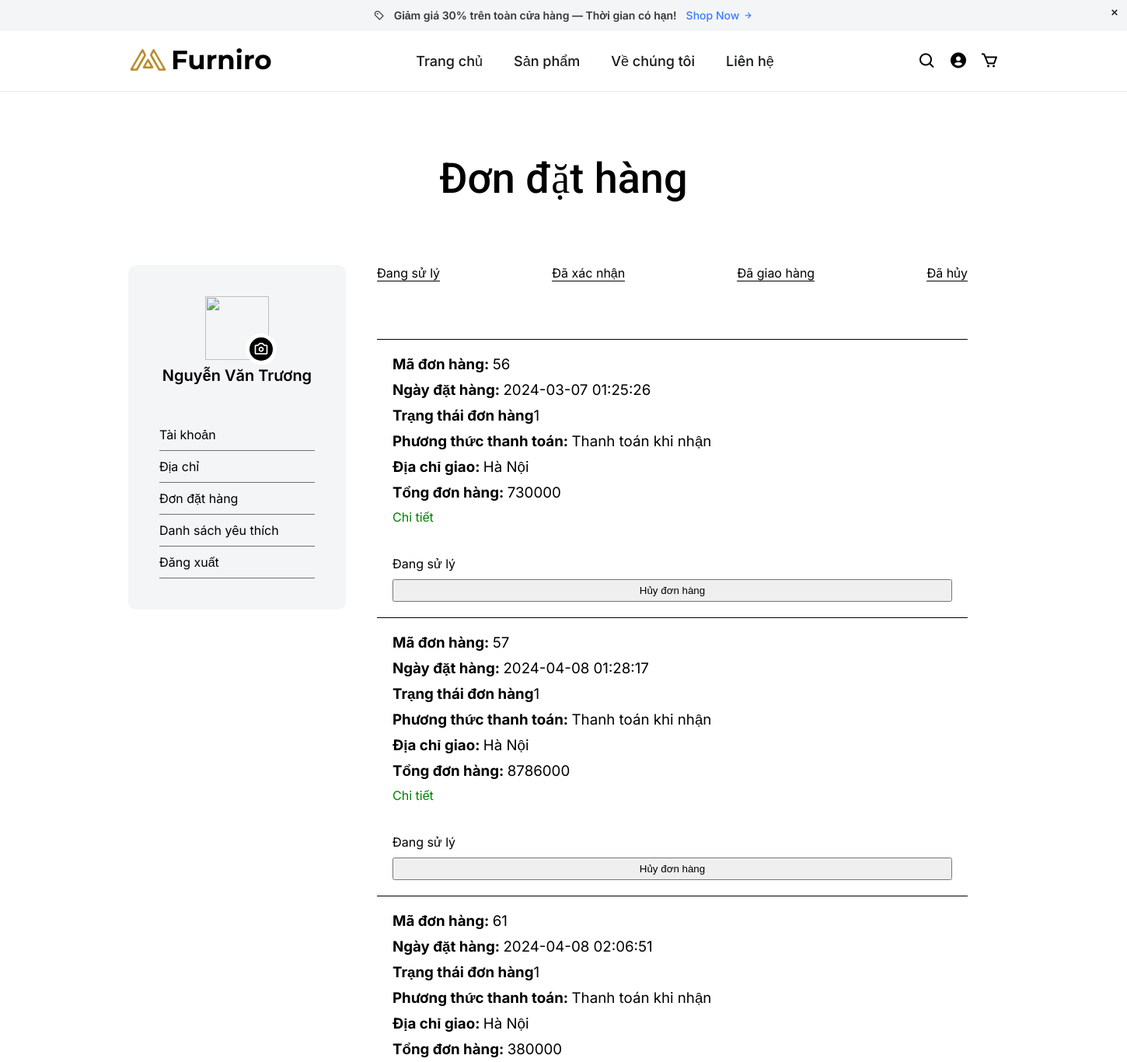
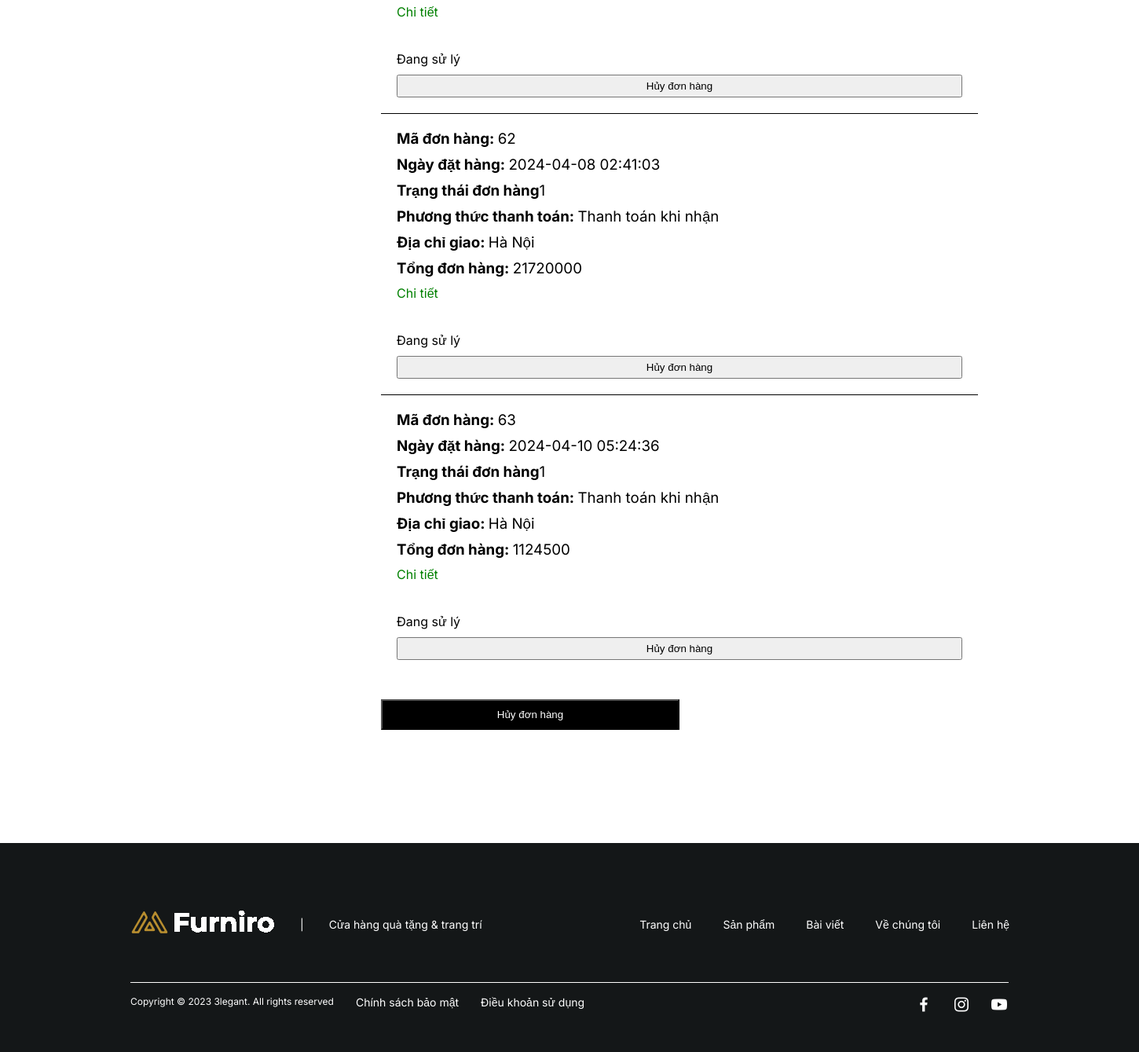
Screenshot of /index.php?act=donhang&id=28&tt=1 (signed in) with the database file from the repository (2 pictures, top to bottom).
### tables this page shows
CREATE TABLE `taikhoan` (
  `MaTaiKhoan` int(11) NOT NULL,
  `Ten` varchar(255) NOT NULL,
  `Email` varchar(255) NOT NULL,
  `SoDienThoai` varchar(20) DEFAULT NULL,
  `DiaChi` varchar(255) DEFAULT NULL,
  `TenDangNhap` varchar(255) NOT NULL,
  `MatKhau` varchar(255) NOT NULL,
  `VaiTro` tinyint(1) NOT NULL DEFAULT 0
);

CREATE TABLE `donhang` (
  `MaDonHang` int(11) NOT NULL,
  `MaKhachHang` int(11) NOT NULL,
  `NgayDatHang` datetime NOT NULL,
  `NgayGiaoHang` datetime DEFAULT NULL,
  `TrangThaiDonHang` varchar(20) NOT NULL,
  `PhuongThucThanhToan` varchar(20) NOT NULL,
  `DiaChiGiaoHang` varchar(255) NOT NULL,
  `MaGiamGia` int(11) DEFAULT NULL,
  `TongDonHang` int(255) NOT NULL,
  `MaVanChuyen` int(11) NOT NULL
);

### model/pdo.php (called while the page is built, shortened)
<?php
function pdo_get_connection()
{
    $dburl = "mysql:host=localhost;dbname=d1;charset=utf8";
    $username = 'root';
    $password = '';
    $conn = new PDO($dburl, $username, $password);
    $conn->setAttribute(PDO::ATTR_ERRMODE, PDO::ERRMODE_EXCEPTION);
    return $conn;
}
function pdo_query($sql)
{
    $sql_args = array_slice(func_get_args(), 1);
    try {
        $conn = pdo_get_connection();
        $stmt = $conn->prepare($sql);
        $stmt->execute($sql_args);
        $rows = $stmt->fetchAll();
        return $rows;
    } catch (PDOException $e) {
        throw $e;
    } finally {
        unset($conn);
    }
}
function pdo_query_one($sql)
{
    $sql_args = array_slice(func_get_args(), 1);
    try {
        $conn = pdo_get_connection();
        $stmt = $conn->prepare($sql);
        $stmt->execute($sql_args);
        $row = $stmt->fetch(PDO::FETCH_ASSOC);
        return $row;
    } catch (PDOException $e) {
        throw $e;
    } finally {
        unset($conn);
    }
}

### model/taikhoan.php (called while the page is built, shortened)
<?php
function load_oneadmin($MaTaiKhoan)
{
    $sql = "SELECT * FROM taikhoan WHERE MaTaiKhoan='$MaTaiKhoan' ";
    $tk = pdo_query_one($sql);
    return $tk;
}

### model/donhang.php (called while the page is built, shortened)
<?php
function loadall_donhang_taikhoan($MaKhachHang, $TrangThaiDonHang)
{
    $sql = "SELECT
    *
FROM
    donhang dh
WHERE
    dh.MaKhachHang = $MaKhachHang AND
    dh.TrangThaiDonHang = $TrangThaiDonHang
";
    $listThongTin = pdo_query($sql);
    return $listThongTin;
};

### view/donhang.php (the view, shortened to what this page needs)
<section class="myaccount">
    <div class="container">
        <div class="account-title">
            <h1>Đơn đặt hàng</h1>
        </div>
        <div class="account-section">
            <div class="account-section__menu">
                <div class="user">
                    <img src="./assets/images/user.png" alt="">
                    <i class='bx bx-camera'></i>
                    <h2><?= $Ten; ?></h2>
                </div>
                <div class="info">
                    <ul>
                        <li><a href="index.php?act=myaccount&id=<?php print_r($_SESSION['TenDangNhap']['MaTaiKhoan']) ?>">Tài khoản</a></li>
                        <li><a href="#">Địa chỉ</a></li>
                        <li><a href="index.php?act=donhang&id=<?php print_r($_SESSION['TenDangNhap']['MaTaiKhoan']) ?>">Đơn đặt hàng</a></li>
                        <li><a href="#">Danh sách yêu thích</a></li>
                        <li><a href="index.php?act=thoat">Đăng xuất</a></li>
                    </ul>
                </div>
            </div>
            <div class="donhang" style="flex:1">
                <div class="link">
                    <ul style="display: flex;justify-content: space-between;margin: 0 40px;">
                        <li style="border-bottom: 1px solid black;"><a href="index.php?act=donhang&id=<?php print_r($_SESSION['TenDangNhap']['MaTaiKhoan']) ?>&tt=1" style="color: black;">Đang sử lý</a></li>
                        <li style="border-bottom: 1px solid black;"><a href="index.php?act=donhang&id=<?php print_r($_SESSION['TenDangNhap']['MaTaiKhoan']) ?>&tt=2" style="color: black;">Đã xác nhận</a></li>
                        <li style="border-bottom: 1px solid black;"><a href="index.php?act=donhang&id=<?php print_r($_SESSION['TenDangNhap']['MaTaiKhoan']) ?>&tt=3" style="color: black;">Đã giao hàng</a></li>
                        <li style="border-bottom: 1px solid black;"><a href="index.php?act=donhang&id=<?php print_r($_SESSION['TenDangNhap']['MaTaiKhoan']) ?>&tt=4" style="color: black;">Đã hủy</a></li>
                    </ul>
                </div>
                <?php
                if ($_GET['tt'] == 1) {
                ?>
                    <div class="product-cart" style="justify-content: center;margin: 0 40px;margin-top:50px">
                        <div class="product-cart__table" style="width: 100%;text-align: center;">
                            <form action="index.php?act=chitietthanhtoan" method="post" style="text-align: left;">
                                <?php
                                foreach ($listThongTin as $key) {
                                    if ($key) {
                                        extract($key);
                                        echo '
                                        <div style="border-top: 1px solid black;border-button: 1px solid black;text-align: left;padding:20px;display: flex;flex-direction: column;gap: 10px;">
                                            <h3>Mã đơn hàng: <span style="font-weight: 400;">' . $MaDonHang . '</span> </h3>
                                            <h3>Ngày đặt hàng: <span style="font-weight: 400;">' . $NgayDatHang . '</span> </h3>
                                            <h3>Trạng thái đơn hàng<span style="font-weight: 400;">' . $TrangThaiDonHang . '</span> </h3>
                                            <h3>Phương thức thanh toán: <span style="font-weight: 400;">' . $PhuongThucThanhToan . '</span> </h3>
                                            <h3>Địa chỉ giao: <span style="font-weight: 400;">' . $DiaChi . '</span> </h3>
                                            <h3>Tổng đơn hàng: <span style="font-weight: 400;">' . $TongDonHang . '</span> </h3>
                                            <a href="" style="color:green">Chi tiết</a> <br>
                                            <p>Đang sử lý</p>
                                            <input type="submit" value="Hủy đơn hàng" name="huyDonHang" style="padding: 5px;">
                                        </div>
                                        ';
                                    }
                                }
                                ?>
                                <input type="submit" name="chitietthanhtoan" value="Hủy đơn hàng" style="background-color: black;color:white;width:50%; margin-top: 30px; padding:10px;cursor: pointer;">
                        </div>
                    </div>
            </div>
        <?php
                } else if ($_GET['tt'] == 2) {
                    echo '';
        ?>
        <?php
                } else if ($_GET['tt'] == 3) {
                    echo '';
        ?>
        <?php
                } else if ($_GET['tt'] == 4) {
                    echo '';
        ?>
        <?php
                }
        ?>
        </div>
    </div>
</section>

### assets/css/style-2.css (style rules this page uses)
* { padding: 0; margin: 0; box-sizing: border-box; }
:root { --primary-color: black; --secondary-color-blue: #377DFF; --secondary-color-green: #38CB89; --secondary-color-orange: #FFAB00; --secondary-color-red: #FF5630; --neutral-color-07: #141718; --neutral-color-06: #232627; --neutral-color-05: #343839; --neutral-color-04: #6C7275; --neutral-color-03: #E8ECEF; --neutral-color-02: #F3F5F7; --neutral-color-01: #FEFEFE; --font-roboto: "Roboto", sans-serif; --font-inter: "Inter", sans-serif; }
body { font-style: normal; scroll-behavior: smooth; font-family: "Inter", sans-serif; }
a { text-decoration: none; color: white; }
li { list-style: none; }
img { max-width: 100%; width: 100%; }
section { margin-bottom: 120px; }
.container { max-width: 1120px; width: 100%; margin: 0 auto; font-family: "Inter", sans-serif; }
.account-title h1 { text-align: center; font-family: "Roboto"; font-size: 54px; font-weight: 500; margin: 80px 0; }
.account-section { display: flex; justify-content: space-between; }
.account-section__menu { display: flex; flex-direction: column; gap: 40px; width: 25%; padding: 40px 40px; background-color: var(--neutral-color-02); border-radius: 10px; height: 100%; }
.account-section__menu .user { text-align: center; position: relative; }
.account-section__menu .user>img { width: 82px; height: 82px; }
.account-section__menu .user>i { position: absolute; bottom: 0; transform: translate(-30px, -30px); font-size: 20px; border-radius: 50%; border: 5px solid white; background-color: black; color: white; padding: 5px; }
.account-section__menu .user>h2 { font-size: 20px; font-weight: 600; line-height: 32px; }
.account-section__menu .info { display: flex; flex-direction: column; line-height: 40px; }
.account-section__menu .info a { color: black; }
.account-section__menu .info li { border-bottom: 1px solid var(--neutral-color-04); }
.product-cart { display: flex; justify-content: space-between; gap: 64px; }
.product-cart__table { width: 60%; margin: 24px 0; }

### rows the page displays
taikhoan: Ten "Nguyễn Văn Trương"
donhang: MaDonHang "56", NgayDatHang "2024-03-07 01:25:26", TrangThaiDonHang "1", PhuongThucThanhToan "Thanh toán khi nhận", MaKhachHang.DiaChi "Hà Nội", TongDonHang "730000"
donhang: MaDonHang "57", NgayDatHang "2024-04-08 01:28:17", TrangThaiDonHang "1", PhuongThucThanhToan "Thanh toán khi nhận", MaKhachHang.DiaChi "Hà Nội", TongDonHang "8786000"
donhang: MaDonHang "61", NgayDatHang "2024-04-08 02:06:51", TrangThaiDonHang "1", PhuongThucThanhToan "Thanh toán khi nhận", MaKhachHang.DiaChi "Hà Nội", TongDonHang "380000"
donhang: MaDonHang "62", NgayDatHang "2024-04-08 02:41:03", TrangThaiDonHang "1", PhuongThucThanhToan "Thanh toán khi nhận", MaKhachHang.DiaChi "Hà Nội", TongDonHang "21720000"
donhang: MaDonHang "63", NgayDatHang "2024-04-10 05:24:36", TrangThaiDonHang "1", PhuongThucThanhToan "Thanh toán khi nhận", MaKhachHang.DiaChi "Hà Nội", TongDonHang "1124500"
